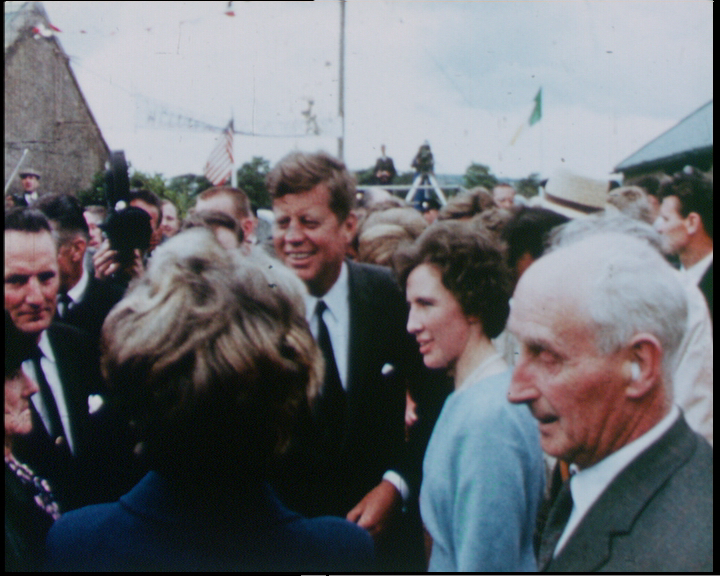
%> input picture 4C8/lab-1/solution/jfk.png, 720 x 576 px
$ octave solution.m   (GNU Octave 9; MATLAB toolbox functions it lacks are replaced by stand-ins)
%> lines starting %> are read from the running program, lines starting %| are printed output that depends on the picture; in (x1, y1, x2, y2) boxes, pixels count from 0 and x2, y2 are one past the last pixel; in counts of white or black regions, pixels touching at a corner belong together; the program's own positions count from 1
%clear and reset workspace
clear; clear global; close all;

% 1
I = imread("jfk.png");
%> I is the input picture: size 576x720x3 uint8; mean R, G, B 106.5, 108.6, 113.4
pic = I; figure; image(I);  colormap(gray(256)); axis image; title('jfk.png - original', 'FontSize', 8);
pic = rgb2gray(pic); figure; imshow(pic); title('jfk.png - grayscale', 'FontSize', 8);

figure(3); imshow(pic+128); title('jfk.png - added 128 pixels', 'FontSize', 8);
newpic = pic-128; figure; imshow(newpic); title('jfk.png - subtracted 128 pixels', 'FontSize', 8);

% 2
pic = imread('jfk.png'); figure; image(pic);
pic = rgb2gray(pic); figure; imshow(pic); title('jfk.png - gray', 'FontSize', 8)

figure; histogram(pic, 256); title('histogram of jfk.png - gray', 'FontSize', 8)

% 3.1
pic = imread('tennis.png'); figure; image(pic);
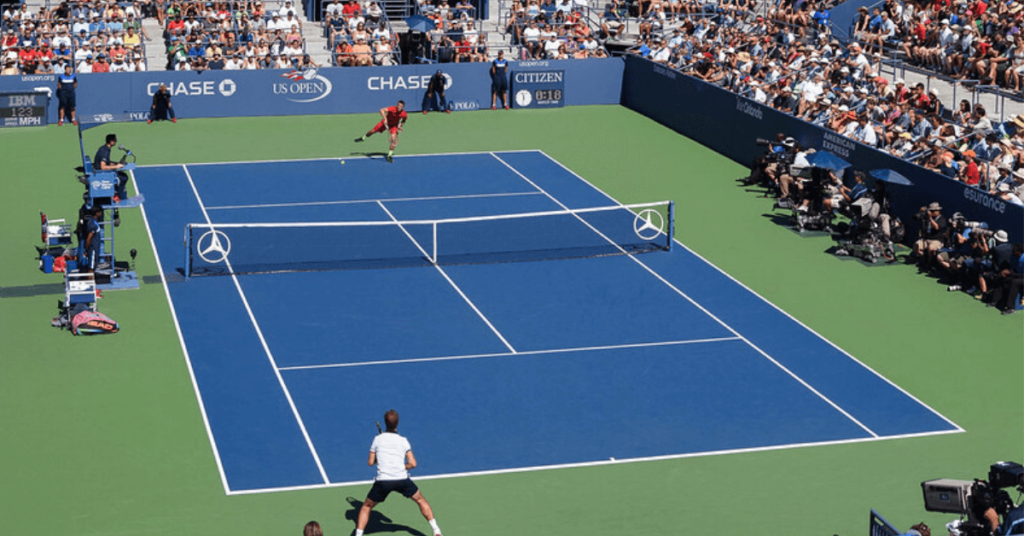
%> input picture 4C8/lab-1/solution/tennis.png, 1024 x 536 px
%> further down, pic is the input picture: size 536x1024x3 uint8; mean R, G, B 88.3, 112.9, 118.9
r = pic(:,:,1); figure; imshow(r); title('tennis.png - R', 'FontSize', 8)
%> after `r = pic(:,:,1)`:
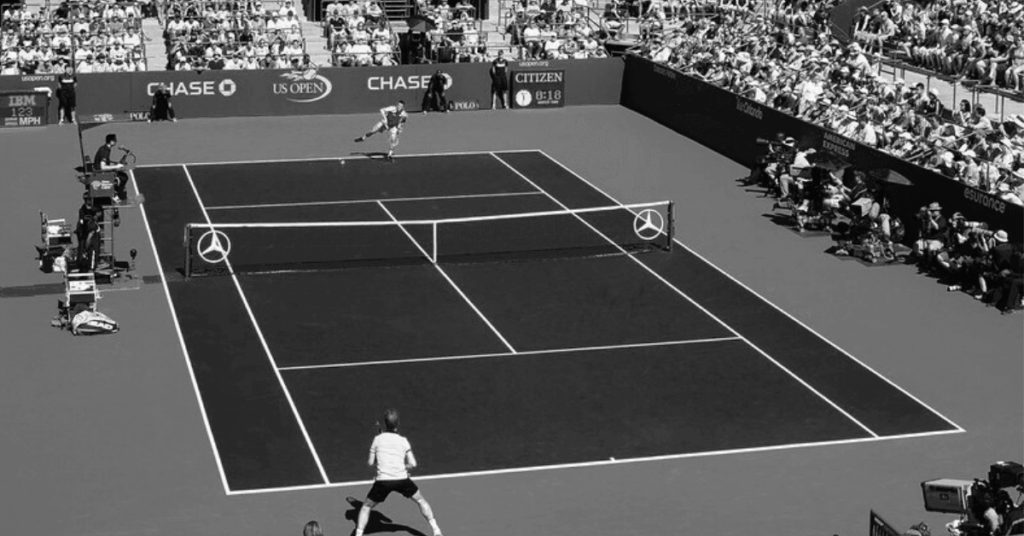
%> r: size 536x1024 uint8; min 5, max 251, mean 88.3
figure; histogram(r, 256); title('histogram of tennis.png - R', 'FontSize', 8)

g = pic(:,:,2); figure; imshow(g); title('tennis.png - G', 'FontSize', 8)
%> after `g = pic(:,:,2)`:
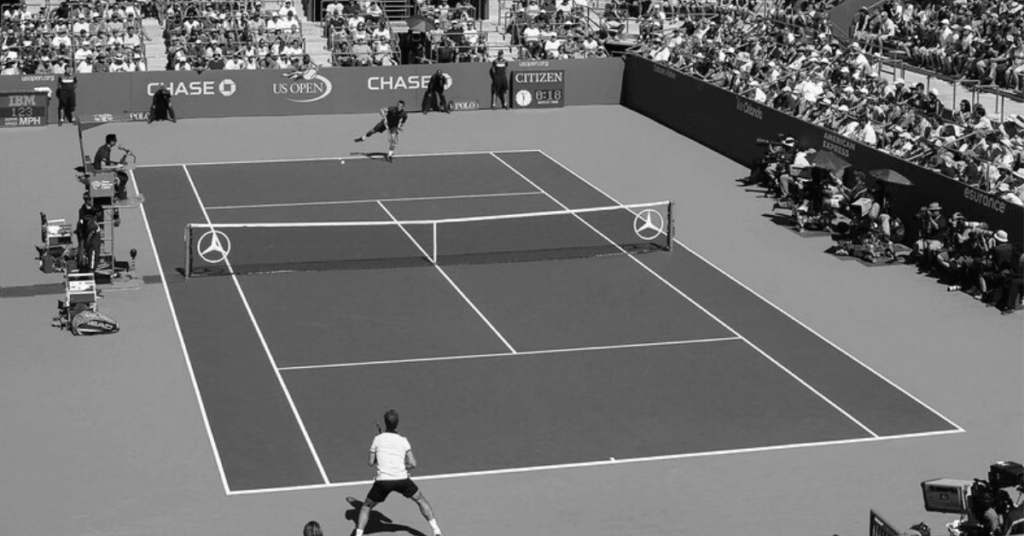
%> g: size 536x1024 uint8; min 6, max 252, mean 112.9
figure; histogram(g, 256); title('histogram of tennis.png - G', 'FontSize', 8)

b = pic(:,:,3); figure; imshow(b); title('tennis.png - B', 'FontSize', 8)
figure; histogram(b, 256); title('histogram of tennis.png - B', 'FontSize', 8)

% 3.2
pic = imread('tennis.png'); figure; image(pic);
pic = rgb2ycbcr(pic);
%> pic: size 536x1024x3 uint8; mean of channels 1, 2, 3 107.2, 134.2, 116.8
y = pic(:,:,1); figure; imshow(pic); title('tennis.png - YCbCr', 'FontSize', 8)
figure(2); histogram(y, 256); title('histogram of tennis.png - Y', 'FontSize', 8)

cb = pic(:,:,2); figure; imshow(cb); title('tennis.png - Cb', 'FontSize', 8)
figure; histogram(cb, 256); title('histogram of tennis.png - Cb', 'FontSize', 8)

cr = pic(:,:,3); figure; imshow(cr); title('tennis.png - Cr', 'FontSize', 8)
%> after `cr = pic(:,:,3)`:
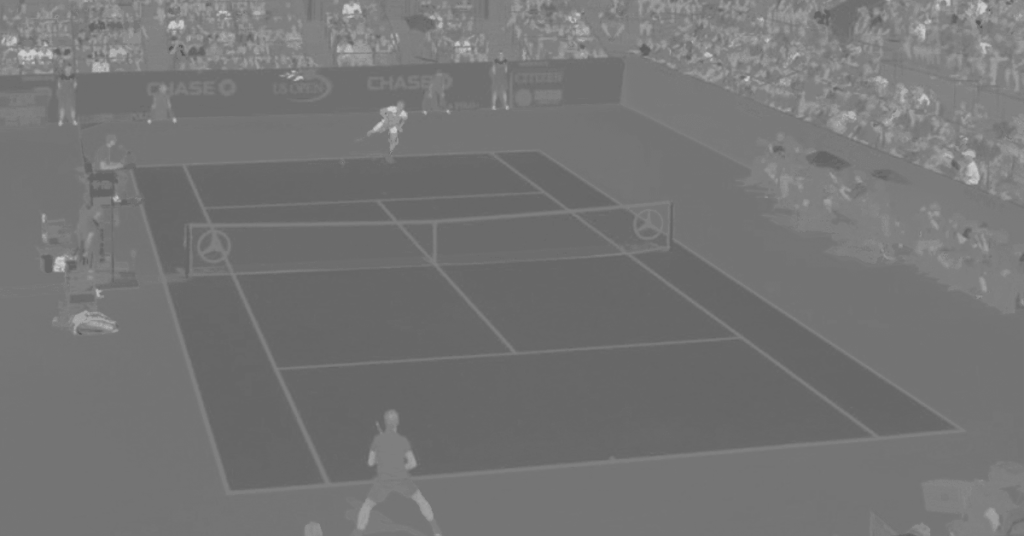
%> cr: size 536x1024 uint8; min 88, max 205, mean 116.8
figure; histogram(cr, 256); title('histogram of tennis.png - Cr', 'FontSize', 8)
%> after `title('histogram of tennis.png - Cr', 'FontSize', 8)`:
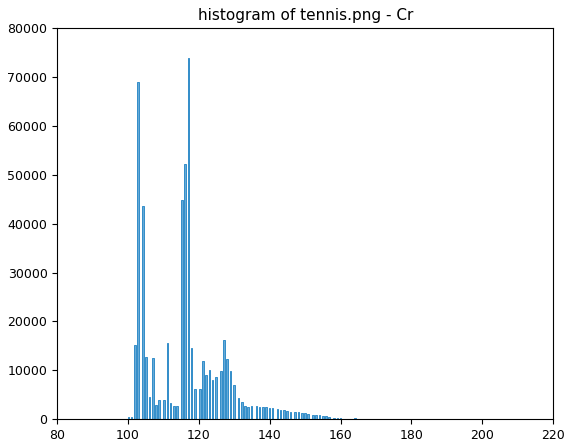
%> figure redrawn from the program's plot data; tallest bar 73797 high, from x = 116.8 to 117.2

% 4.1
pic = imread('tennis.png');

r = pic(:,:,1);
g = pic(:,:,2);
b = pic(:,:,3);
mask = (r > 20 & r < 64) & (b > 120 & b < 180) & (g > 60 & g < 130);
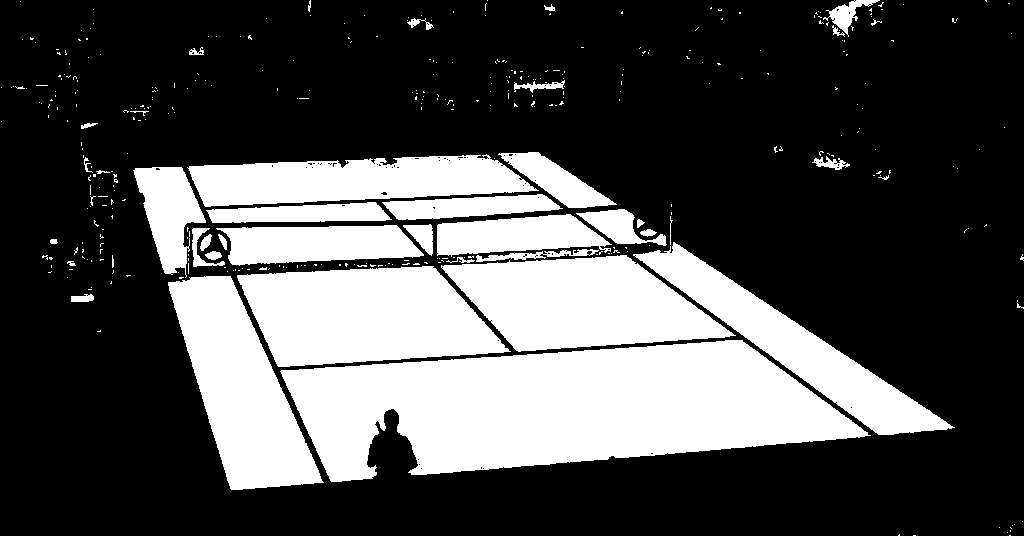
%> mask: size 536x1024 logical; 30.1% white; 385 white regions (344 under 20 px), largest, box (x1, y1, x2, y2) and area: (280, 340, 871, 482) 53614, (237, 266, 511, 367) 19926, (441, 255, 736, 352) 18111

figure;imshow(g > 60 & g < 130); title('tennis.png - Green', 'FontSize', 8)
%> after `imshow(g > 60 & g < 130)`:
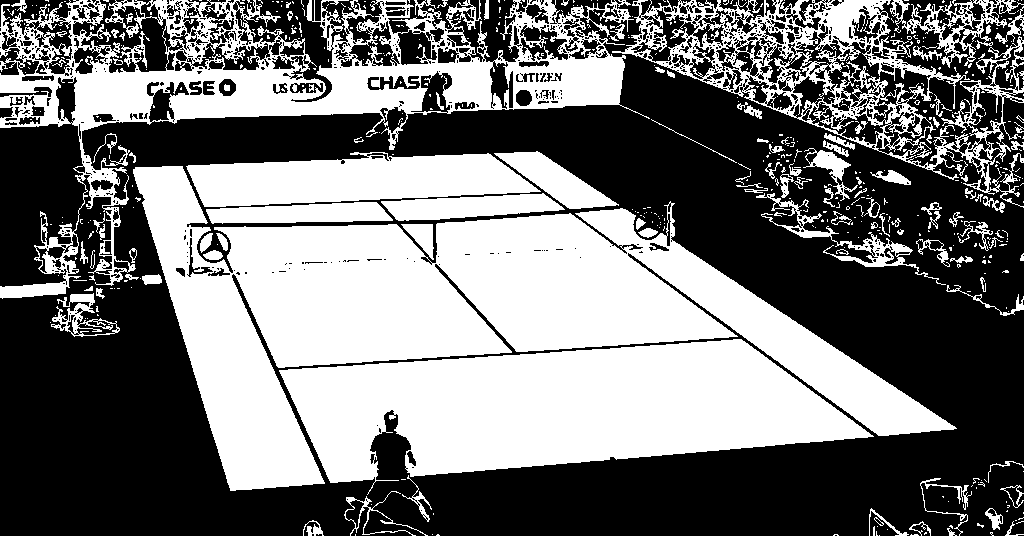
%> displayed picture: size 536x1024 logical; 45.1% white; 538 white regions (425 under 20 px), largest, box (x1, y1, x2, y2) and area: (133, 166, 957, 491) 93003, (279, 339, 874, 495) 54967, (0, 0, 650, 299) 43064
figure;imshow(mask); title('tennis.png - RGB Segmentation', 'FontSize', 8)
